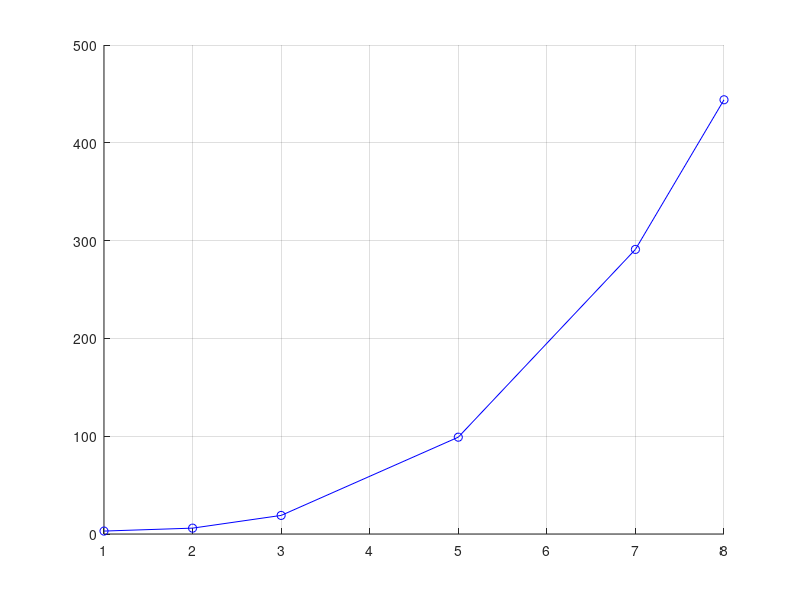

MATLAB code for this plot: (Note: this script raises an error after producing the figure.)
%{
EJERCICIO INTERPOLACIÓN
 27/OCTUBRE/2020
 AUTOR: FRANCISCO ARIEL ARENAS ENCISO
%}

%PARTE 1
ps = [1 2 3 5 7 8; 3 6 19 99 291 444]';
figure(1)
hold on
grid on 
plot(ps(:,1), ps(:,2), '-ob')

%Interpolación lineal
ps1 = [3 5; 19 99]';
[fnx, ~] = metodoNumerico.metodoInterpolacionPolinomial(ps1, 4);
plot(4, fnx, '*r') 
%interpolación cuádratica
ps2 = [2 3 5; 6 19 99]';
[fnx2, ~] = metodoNumerico.metodoInterpolacionPolinomial(ps2, 4);
plot(4, fnx2, 'sk') 
%interpolación cúbica
ps3 = [2 3 5 7; 6 19 99 291]';
[fnx3, ~] = metodoNumerico.metodoInterpolacionPolinomial(ps3, 4);
plot(4, fnx3, 'xc') 
%interpolación grado 4
ps4 = [1 2 3 5 7; 3 6 19 99 291]';
[fnx4, ~] = metodoNumerico.metodoInterpolacionPolinomial(ps4, 4);
plot(4, fnx4, '+g')

aproxValues = [fnx, fnx2, fnx3, fnx4];
    
fprintf("\n---------------------------------------------------------\n");
fprintf("PROBLEMA 1\n");
for i=1:length(aproxValues)
   fprintf("La aproximación obtenida (fx%d) para 4 ", i);
   fprintf("con una interpolación de grado %d fue: %.4f\n", i, aproxValues(i));
end
legend("Muestra de datos", "Interpolación grado 1", "Interpolación grado 2", "Interpolación grado 3", "Interpolación grado 4");
fprintf("---------------------------------------------------------\n");

%PARTE 2
ps = [0 8 16 24 32 40; 14.621 11.843 9.870 8.418 7.305 6.413]';
figure(2)
hold on
grid on 
plot(ps(:,1), ps(:,2), '-ob')

%Interolación lineal
ps1 = [24 32; 8.418 7.305]';
[fnx, ~] = metodoNumerico.metodoInterpolacionPolinomial(ps1, 27);
plot(27, fnx, '*r')  
%interpolación de Newton
psN = ps;
[fnxN, ~] = metodoNumerico.metodoInterpolacionPolinomial(psN, 27);
plot(27, fnxN, 'sg')

aproxValues = [fnx, fnxN];

fprintf("\n---------------------------------------------------------\n");
fprintf("PROBLEMA 2\n");
j = 1;
for i=1:length(aproxValues)
   fprintf("La aproximación obtenida (fx%d) para 27 ", i);
   fprintf("con una interpolación de grado %d fue: %.4f\n", j, aproxValues(i));
   j = length(ps);
end
legend("Muestra de datos", "Interpolación lineal", "Interpolación de Newton");
fprintf("---------------------------------------------------------\n");
